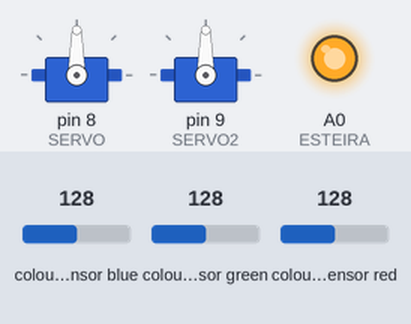
A sketch run on a simulated Arduino Uno, built with avr-gcc and run on an emulated ATmega328P. Shown: 2 × servo, output pins drawn as LEDs (lit = HIGH). The inputs (shaded band) are chosen by the test bench; at power-on: colour sensor green 128, colour sensor red 128, colour sensor blue 128.

Above: at 1.2 s.
1.3 s: colour sensor green set to 132
At 2.1 s:
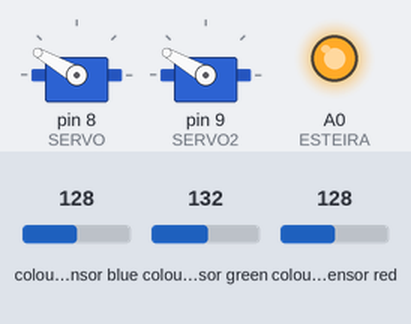
4.3 s: colour sensor red set to 191
7.3 s: colour sensor blue set to 188
9.8 s: colour sensor blue set to 193
At 11.1 s:
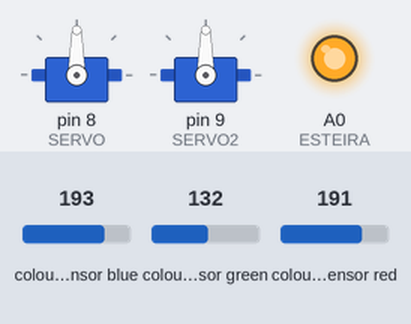
12.1 s: colour sensor blue set to 5
At 13.3 s:
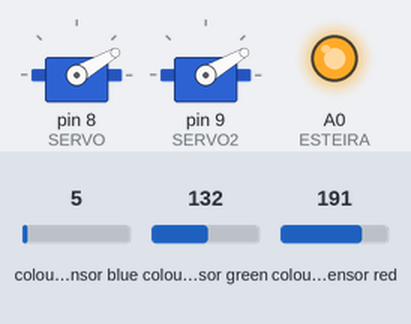
Timing chart, 0 to 16.0 s (numbered marks = the images above; inputs shaded):
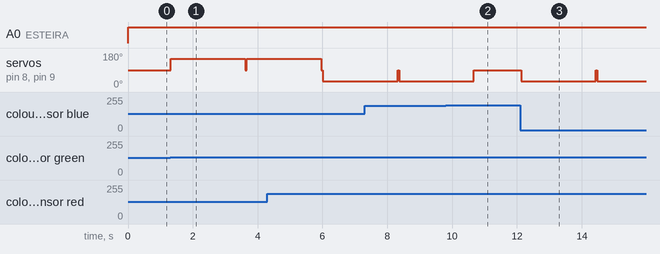

The sketch:

esteira.ino
```cpp
#include <Wire.h>
#include <Servo.h>
#include "Adafruit_TCS34725.h"

#define ESTEIRA A0
#define SERVO 8
#define SERVO2 9

#define ROTACAO_INICIAL 90
#define ROTACAO_VERMELHO 30
#define ROTACAO_VERDE 150

uint16_t r, g, b, c, colorTemp, lux; // Variáveis leitura das cores
Adafruit_TCS34725 tcs = Adafruit_TCS34725(TCS34725_INTEGRATIONTIME_614MS, TCS34725_GAIN_1X);

Servo servo1;
Servo servo2;
int pos;

void setup() {
  Serial.begin(9600);
  pinMode(ESTEIRA, OUTPUT);

  configurarServos();
}

void loop() {
  analogWrite(ESTEIRA, 150);

  lerCores();
  selecionarCor();
}

/**
 * Responsável por realizar a leitura do atual estado do sensor RGB, retorando o valor de cada cor a sua respectiva variável.
 *
 */
void lerCores() {
    tcs.getRawData(&r, &g, &b, &c);
    colorTemp = tcs.calculateColorTemperature_dn40(r, g, b, c);
    lux = tcs.calculateLux(r, g, b);
}

/**
 * Realiza a comparação de qual cor está com o valor mais alto após a leitura, selecionando qual cor será separada.
 *
 * Apenas realiza a validação caso uma das cores tenha o valor acima de 100,
 * pois o sensor continua captando cor mesmo sem nada abaixo, por conta da luz ambiente.
 *
 */
int selecionarCor(){
      if(r > 100 && r > g && r > b){
        movimentarVermelho();
      } else if (g > 100 && g > r && g > b){
        movimentarVerde();
      }
}

/**
 * Realiza a movimentação do servo motor quando a leitura retornar vermelho.
 *
 */
void movimentarVermelho(){
  servo1.write(ROTACAO_VERMELHO);
  servo2.write(ROTACAO_VERMELHO);
  delay(2300);

  movimentarPosicaoInicial();
}

/**
 * Realiza a movimentação do servo motor quando a leitura retornar verde.
 *
 */
void movimentarVerde(){
  servo1.write(ROTACAO_VERDE);
  servo2.write(ROTACAO_VERDE);
  delay(2300);

  movimentarPosicaoInicial();
}

/**
 * Realiza a movimentação do servo motor para posicionar as hastes em sua posição inicial.
 *
 */
void movimentarPosicaoInicial(){
  servo1.write(ROTACAO_INICIAL);
  servo2.write(ROTACAO_INICIAL);
}

/**
 * Realiza a configuração dos servos motores, inserindo as portas de saída.
 *
 */
void configurarServos(){
  servo1.attach(SERVO);
  servo2.attach(SERVO2);
  servo1.write(ROTACAO_INICIAL);
}
```

Measured:
- the behaviour switches between 128 and 129 on colour sensor green (found by bisection; images 0 and 1)
- the behaviour switches between 190 and 191 on colour sensor blue (found by bisection; images 1 and 2)
- after the input at 1.3 s, servo on pin 8 (SERVO), servo on pin 9 (SERVO2): 90° → 150° at once
- after the input at 9.8 s, servo on pin 8 (SERVO), servo on pin 9 (SERVO2): goes on until 10.7 s, then stays 90°
- after the input at 12.1 s, servo on pin 8 (SERVO), servo on pin 9 (SERVO2): 90° → 30° at once
